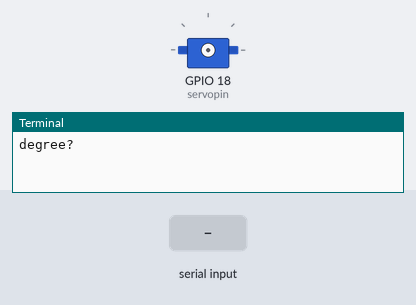
Simulated run of this program. Board: Raspberry Pi (BCM pin numbers). Shown: servo, the last lines printed to the terminal. The inputs (shaded band) are chosen by the test bench. Servo angles are drawn from the pulse width (0.5 ms = 0°, 2.5 ms = 180°).

Above: at 1.3 s.
1.4 s: "5" typed at the terminal
2.9 s: "90" typed at the terminal
At 3.3 s:
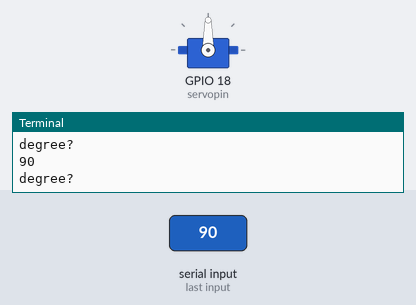
4.4 s: "200" typed at the terminal
At 5.6 s:
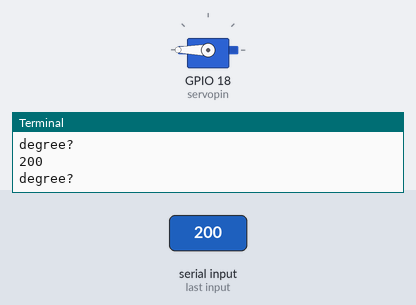
Timing chart, 0 to 7.4 s (numbered marks = the images above; inputs shaded):
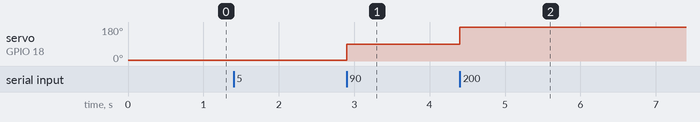

The program:

servo_debug.py
```python
import RPi.GPIO as GPIO
import time
import signal
import atexit

atexit.register(GPIO.cleanup)

servopin=18
GPIO.setmode(GPIO.BCM)
GPIO.setup(servopin,GPIO.OUT,initial=False)
p=GPIO.PWM(servopin,50)
p.start(0)
time.sleep(0.1)
while(True):
	i = float(raw_input("degree?"))
	p.ChangeDutyCycle(2.5 + 10 * i / 180)
	time.sleep(0.02)
	p.ChangeDutyCycle(0)
	time.sleep(0.2)
```

Measured:
- after the input at 2.9 s, servo on GPIO 18 (servopin): 5° → 90° at once
- after the input at 4.4 s, servo on GPIO 18 (servopin): 90° → 180° at once
